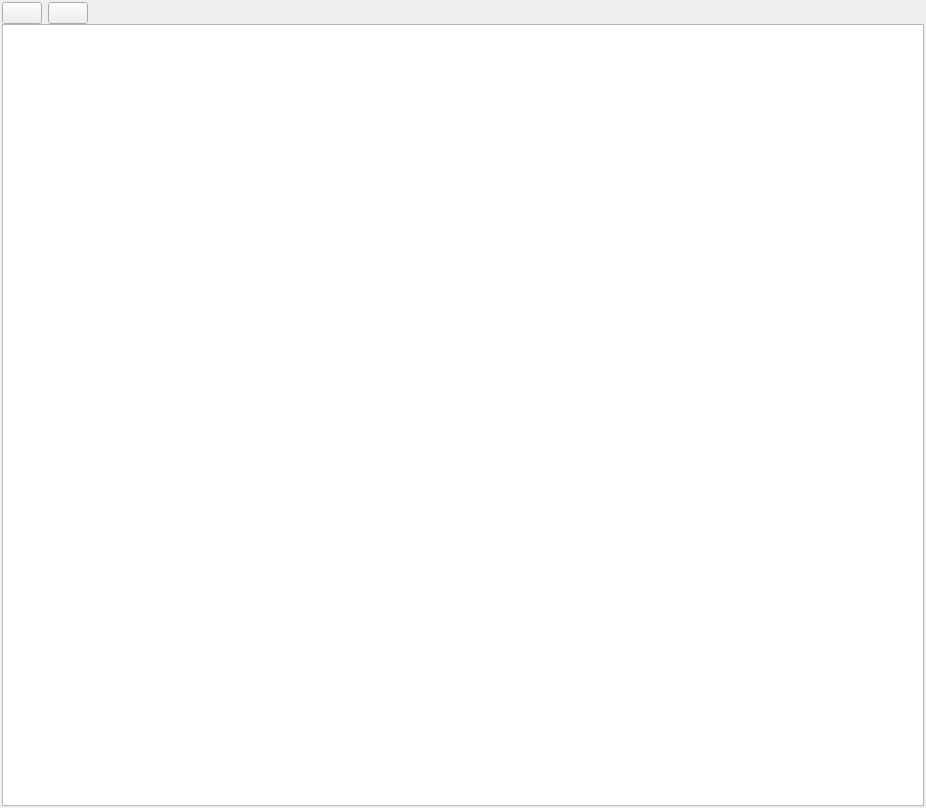
<?xml version="1.0" encoding="UTF-8"?>
<ui version="4.0">
 <class>UsersWidget</class>
 <widget class="QWidget" name="UsersWidget">
  <property name="geometry">
   <rect>
    <x>0</x>
    <y>0</y>
    <width>926</width>
    <height>808</height>
   </rect>
  </property>
  <property name="windowTitle">
   <string>Form</string>
  </property>
  <layout class="QVBoxLayout" name="verticalLayout">
   <property name="spacing">
    <number>0</number>
   </property>
   <property name="leftMargin">
    <number>2</number>
   </property>
   <property name="topMargin">
    <number>2</number>
   </property>
   <property name="rightMargin">
    <number>2</number>
   </property>
   <property name="bottomMargin">
    <number>2</number>
   </property>
   <item>
    <widget class="QWidget" name="widget_2" native="true">
     <layout class="QHBoxLayout" name="horizontalLayout">
      <property name="leftMargin">
       <number>0</number>
      </property>
      <property name="topMargin">
       <number>0</number>
      </property>
      <property name="rightMargin">
       <number>0</number>
      </property>
      <property name="bottomMargin">
       <number>0</number>
      </property>
      <item>
       <widget class="QPushButton" name="add">
        <property name="text">
         <string/>
        </property>
        <property name="icon">
         <iconset resource="../res/res.qrc">
          <normaloff>:/icons/ui/add.png</normaloff>:/icons/ui/add.png</iconset>
        </property>
        <property name="iconSize">
         <size>
          <width>16</width>
          <height>16</height>
         </size>
        </property>
       </widget>
      </item>
      <item>
       <widget class="QPushButton" name="remove">
        <property name="text">
         <string/>
        </property>
        <property name="icon">
         <iconset resource="../res/res.qrc">
          <normaloff>:/icons/ui/remove.png</normaloff>:/icons/ui/remove.png</iconset>
        </property>
        <property name="iconSize">
         <size>
          <width>16</width>
          <height>16</height>
         </size>
        </property>
       </widget>
      </item>
      <item>
       <spacer name="horizontalSpacer">
        <property name="orientation">
         <enum>Qt::Horizontal</enum>
        </property>
        <property name="sizeHint" stdset="0">
         <size>
          <width>40</width>
          <height>20</height>
         </size>
        </property>
       </spacer>
      </item>
     </layout>
    </widget>
   </item>
   <item>
    <widget class="QWidget" name="widget" native="true">
     <layout class="QVBoxLayout" name="verticalLayout_2">
      <property name="leftMargin">
       <number>0</number>
      </property>
      <property name="topMargin">
       <number>0</number>
      </property>
      <property name="rightMargin">
       <number>0</number>
      </property>
      <property name="bottomMargin">
       <number>0</number>
      </property>
      <item>
       <widget class="QTreeView" name="list">
        <property name="alternatingRowColors">
         <bool>true</bool>
        </property>
       </widget>
      </item>
     </layout>
    </widget>
   </item>
  </layout>
 </widget>
 <resources>
  <include location="../res/res.qrc"/>
 </resources>
 <connections/>
</ui>
